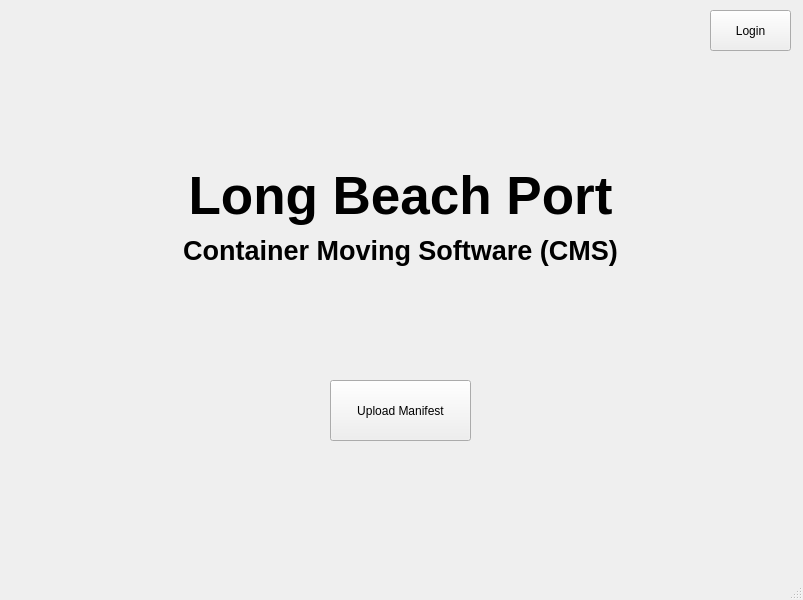
<?xml version="1.0" encoding="UTF-8"?>
<ui version="4.0">
 <class>MainWindow</class>
 <widget class="QMainWindow" name="MainWindow">
  <property name="geometry">
   <rect>
    <x>0</x>
    <y>0</y>
    <width>803</width>
    <height>600</height>
   </rect>
  </property>
  <property name="windowTitle">
   <string>MainWindow</string>
  </property>
  <widget class="QWidget" name="centralwidget">
   <widget class="QPushButton" name="pushButton_uploadManifest">
    <property name="geometry">
     <rect>
      <x>330</x>
      <y>380</y>
      <width>141</width>
      <height>61</height>
     </rect>
    </property>
    <property name="text">
     <string>Upload Manifest</string>
    </property>
   </widget>
   <widget class="QPushButton" name="pushButton_Login_MainWindow">
    <property name="geometry">
     <rect>
      <x>710</x>
      <y>10</y>
      <width>81</width>
      <height>41</height>
     </rect>
    </property>
    <property name="text">
     <string>Login</string>
    </property>
   </widget>
   <widget class="QLabel" name="label">
    <property name="geometry">
     <rect>
      <x>0</x>
      <y>150</y>
      <width>801</width>
      <height>91</height>
     </rect>
    </property>
    <property name="font">
     <font>
      <pointsize>40</pointsize>
      <bold>true</bold>
     </font>
    </property>
    <property name="text">
     <string>Long Beach Port</string>
    </property>
    <property name="alignment">
     <set>Qt::AlignCenter</set>
    </property>
   </widget>
   <widget class="QLabel" name="label_2">
    <property name="geometry">
     <rect>
      <x>0</x>
      <y>230</y>
      <width>801</width>
      <height>41</height>
     </rect>
    </property>
    <property name="font">
     <font>
      <pointsize>20</pointsize>
      <bold>true</bold>
     </font>
    </property>
    <property name="text">
     <string>Container Moving Software (CMS)</string>
    </property>
    <property name="alignment">
     <set>Qt::AlignCenter</set>
    </property>
   </widget>
  </widget>
  <widget class="QMenuBar" name="menubar">
   <property name="geometry">
    <rect>
     <x>0</x>
     <y>0</y>
     <width>803</width>
     <height>22</height>
    </rect>
   </property>
  </widget>
  <widget class="QStatusBar" name="statusbar"/>
 </widget>
 <resources/>
 <connections/>
 <slots>
  <slot>Push_button()</slot>
 </slots>
</ui>
